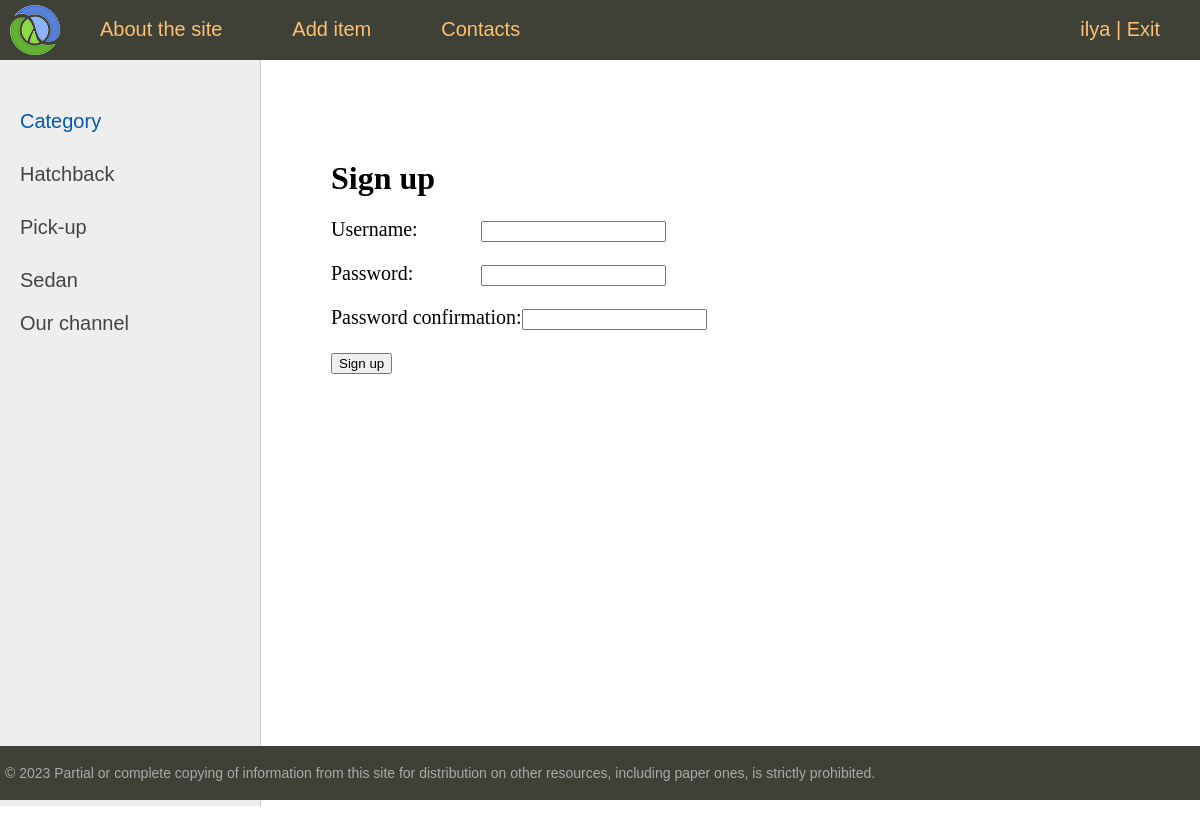
The page /register/ (signed in) on the database its author committed.
### home/models.py (models this page shows, shortened)
class Category(models.Model):
    slug = models.SlugField(max_length=255, unique=True, db_index=True, verbose_name='URL')
    name = models.CharField(max_length=100, db_index=True, verbose_name='body type')
    class Meta:
        ordering = ['id']
        verbose_name = 'Category body types car'
    def get_absolute_url(self):
        return reverse('category', kwargs={'cat_slug': self.slug})

### home/views.py (the view, shortened to what this page needs)
# urls.py: path('register/', RegisterUser.as_view(), name='register'),
class RegisterUser(DataMixin, CreateView):
    form_class = UserCreationForm
    template_name = 'home/register.html'
    success_url = reverse_lazy('login')
    def get_context_data(self, *, object_list=None, **kwargs):
        context = super().get_context_data(**kwargs)
        c_def = self.get_user_context(title='Sign up')
        return dict(list(context.items()) + list(c_def.items()))

### home/utils.py (called while the page is built)
    def get_user_context(self, **kwargs):
        context = kwargs
        cats = Category.objects.annotate(Count('home'))
        user_menu = menu.copy()
        if not self.request.user.is_authenticated:
            user_menu.pop(1)
        context['menu'] = user_menu
        context['cats'] = cats
        if 'cat_selected' not in context:
            context['cat_selected'] = 0
        return context

### home/templates/home/register.html (shortened to what this page needs)
{% extends 'home/base.html' %}
{% block content %}
<h1>{{ title }}</h1>
<form method="post">
{% for f in form %}
<p><label class="form-label" for="{{ f.id_for_label }}">{{ f.label }}: </label>{{ f }}</p>
{% endfor %}
    <button type="submit">Sign up</button>
</form>
{% endblock %}

### home/templates/home/base.html (shortened to what this page needs)
<!DOCTYPE html>
{% load static %}
{% load home_tags %}
<html>
<head>
	<link type="text/css" href="{% static 'home/css/style.css' %}" rel="stylesheet" />
</head>
<body>
<table class="table-page" border=0 cellpadding="0" cellspacing="0">
<tr><td valign=top>
{% block mainmenu %}
		<div class="header">
			<ul id="mainmenu" class="mainmenu">
			<li class="logo"><a href="{% url 'home' %}"><div class="logo"></div></a></li>
{% for m in menu %}
			<li><a href="{% url m.url_name %}">{{m.title}}</a></li>
{% endfor %}
{% if request.user.is_authenticated %}
<li class="last">
	{{ user.username }} | <a href="{% url 'logout' %}">Exit</a>
</li>
{% else%}
<li class="last">
	<a href="{% url 'register' %}">Sign up</a> | <a href="{% url 'login' %}">Sign in</a>
</li>
{% endif %}
			</ul>
		</div>
{% endblock mainmenu %}
<table class="table-content" border=0 cellpadding="0" cellspacing="0">
<tr>
	<td valign="top" class="left-chapters">
	<ul id="leftchapters">
{% if cat_selected == 0 %}
		<li class="selected">Category</li>
{% else %}
		<li><a href="{% url 'home' %}">Category</a></li>
{% endif %}
{% for c in cats %}
{% if c.home__count > 0 %}
	{% if c.pk == cat_selected %}
		<li class="selected">{{ c.name }}</li>
	{% else %}
		<li><a href="{{ c.get_absolute_url }}">{{ c.name }}</a></li>
	{% endif %}
{% endif %}
{% endfor %}
		<p>Our channel</p>
	</ul>
</td>
<td valign="top" class="content">
	<div class="content-text">
{% block content %}
{% endblock %}
	</div>
</td></tr></table>
</td></tr>
<tr><td valign=top>
	<div id="footer">
		<p>&copy; 2023 Partial or complete copying of information from this site for distribution on other resources, including paper ones, is strictly prohibited.</p>
	</div>
</td></tr></table>
</body>
</html>

### home/static/home/css/style.css (style rules this page uses)
html, body { font-family: 'Arial'; margin: 0; padding: 0; height: 100%; width: 100%; color: #444; }
a { color: #0059b2; text-decoration: none; }
.table-page { width: 100%; height: 100%; vertical-align: top; }
.table-page tr { height: 100%; }
.header { background: #3F4137; height: 60px; }
.logo { background: url('../images/logo.png') no-repeat 10px 5px; width: 70px; height: 60px; }
ul.mainmenu { list-style: none; margin: 0; padding: 0; height: 60px; color: #fdc073; font-size: 20px; overflow: hidden; }
ul.mainmenu li { float: left; margin: 18px 40px 0 30px; }
ul.mainmenu li.logo { margin: 0; }
ul.mainmenu li.last { float: right; }
ul.mainmenu li a { color: #fdc073; text-decoration: none; }
.table-content { width: 100%; min-height: 100%; height: 100%; }
.left-chapters { margin: 0; background: #eee; border-right: 1px solid #ccc; min-height: 100%; }
.left-chapters ul { width: 230px; min-height: 100%; margin: 0; padding: 20px 10px 10px 20px; list-style: none; font-size: 20px; }
.left-chapters ul li { margin: 30px 0 0 0; color: #999; }
.left-chapters ul li.selected { color: #0059b2; }
.left-chapters ul li a { color: #444; text-decoration: none; }
.content { padding: 40px 20px 20px 40px; width: 100%; box-sizing: border-box; }
.content-text { margin: 60px 0 0 30px; color: #000; font-size: 20px; font-family: Yandex Sans Display Light; }
.content-text h1 { font-size: 32px; }
#footer { box-sizing: border-box; background: #3F4137; padding: 5px; color: #aaa; font-size: 14px; font-family: Verdana, Geneva, Arial, Helvetica; text-align: left; overflow: hidden; }
.form-label { display: inline-block; min-width: 150px; vertical-align: top; }

### rows shown on the page
Category: name "Hatchback"
Category: name "Pick-up"
Category: name "Sedan"

### other values the page prints
{{ m.title }} "About the site" "Add item" "Contacts"
{{ user.username }} "ilya"
{{ title }} "Sign up"
{{ f.label }} "Username" "Password" "Password confirmation"
